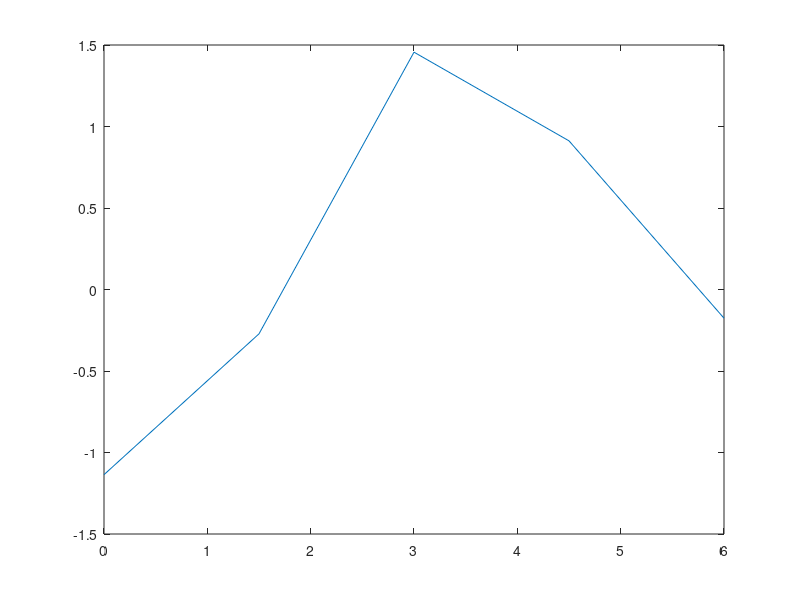

Write the MATLAB code that produced this figure.
clear all; clc;

Vin = 0.432;
Av = 10E7;
N = 6;
C2 = 1;
C1 = 1; 
vh = 0.25;
vl = -0.25;
vrefp = 1;
vrefm = -1;
vref = vrefp - vrefm;
i = 1;
j = 2;


while i <= N
    
    if i > 1
        Vin = Vx(i-1);
    end
    
    if Vin > vh
        if i < N
            Vx(i) = ((1 + C2/C1) * Vin - C2/C1 * vref)/(1+(1+C2/C1)/Av);
        end
        a(N-i+1) = 1;
        b(N-i+1) = 0;
    else
        if Vin < vh && Vin > vl
            if i < N
                Vx(i) = ((1 + C2/C1) * Vin)/(1+(1+C2/C1)/Av);
            end
            a(N-i+1) = 0;
            b(N-i+1) = 1;
        else
            if Vin < vl
                if i < N
                    Vx(i) = ((1 + C2/C1) * Vin + C2/C1 * vref)/(1+(1+C2/C1)/Av);
                end
                a(N-i+1) = 0;
                b(N-i+1) = 0;
            end
        end
    end
   i = i +1;
end

while j <= N 
    binary(N-j+2) = b(j) + a(j-1);
    
    j = j + 1;
    
    binary(1) = a(N); 
end

binary

xs = linspace(0,N,N-1)
plot (xs,Vx)
Vx 
a
b

       
        